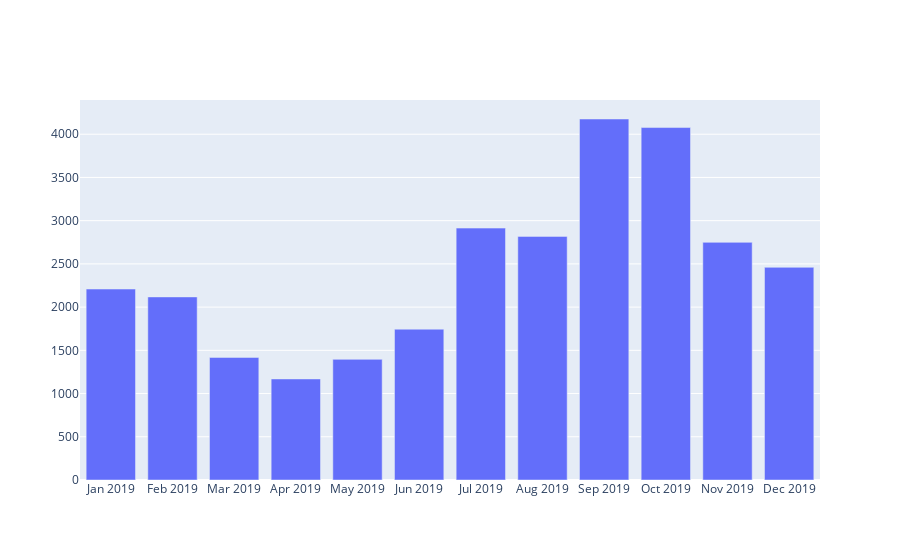

Here is the notebook cell this chart was saved with:
### Code cell
fig1 = go.Figure([go.Bar(x=first["Month"], y=first["consumption(658)"])])
fig1.show()

### Figure 1 — Plotly figure (JSON) as saved in the notebook; plotly's stock layout.template omitted (floating-point values rounded to 4 significant figures)
{"data": [{"type": "bar", "x": ["Jan 2019", "Feb 2019", "Mar 2019", "Apr 2019", "May 2019", "Jun 2019", "Jul 2019", "Aug 2019", "Sep 2019", "Oct 2019", "Nov 2019", "Dec 2019"], "y": [2209, 2118, 1418, 1169, 1396.0, 1744.0, 2914, 2818, 4176, 4077, 2749, 2460]}], "layout": {}}
